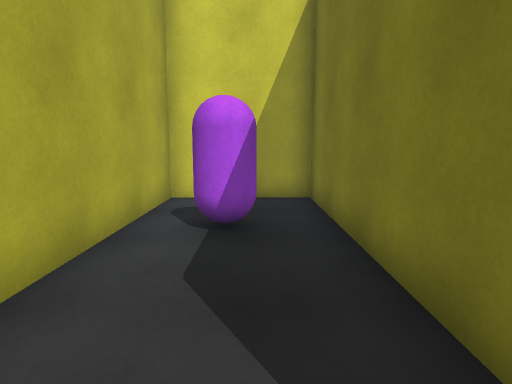
[1] (above)

19 first-person views from a walk through a 3-D level made in the Unity game engine. The camera is 1.3 m above the floor, tilts 8° down and sees 75° across. The floor is counted in squares, 1 m on a side. Each view is taken from the middle of a square. On the plan, view 1 faces up. The plan holds only what a view shows up to about 14 squares ahead; the rest is blank. The place goes on beyond the plan. The player is left out.

[2]
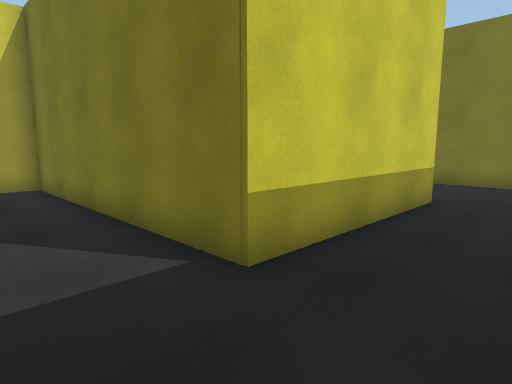

[3]
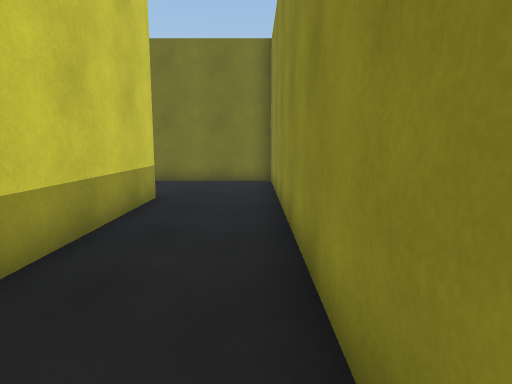

[4]
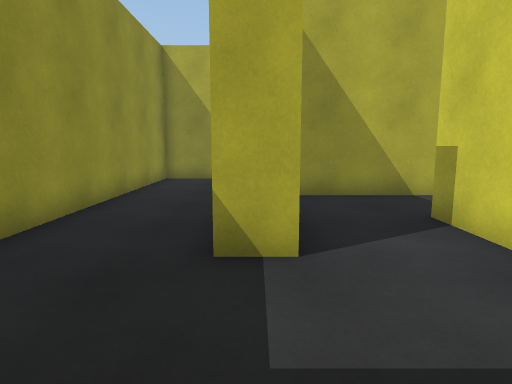

[5]
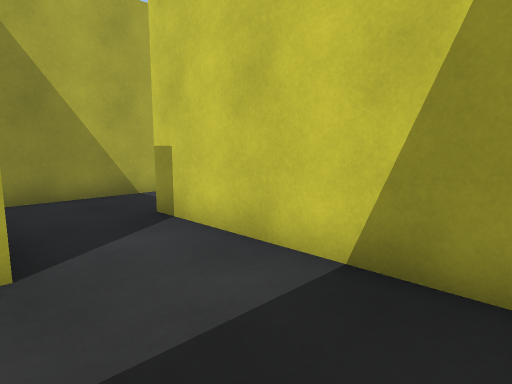

[6]
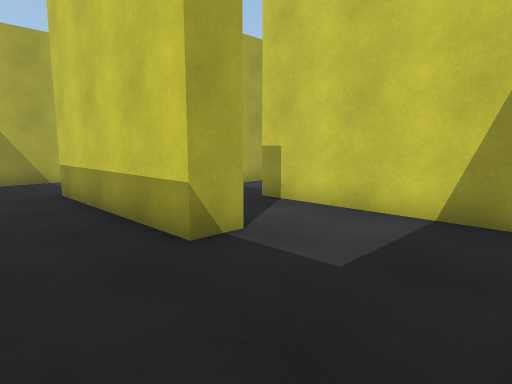

[7]
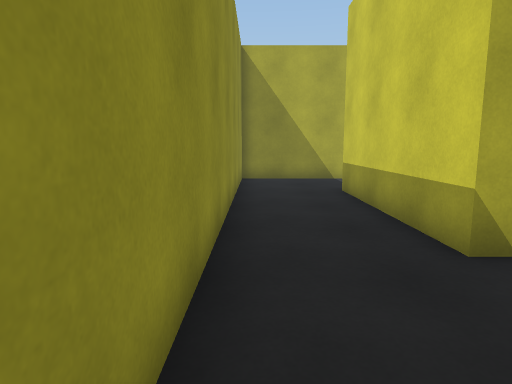

[8]
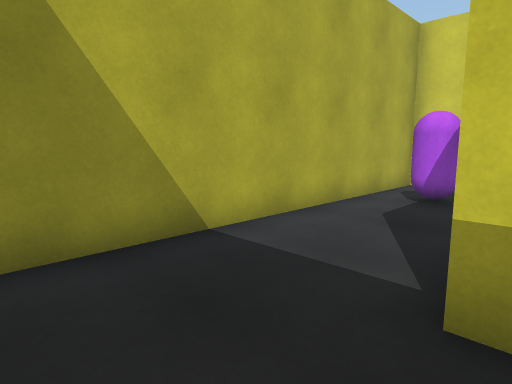

[9]
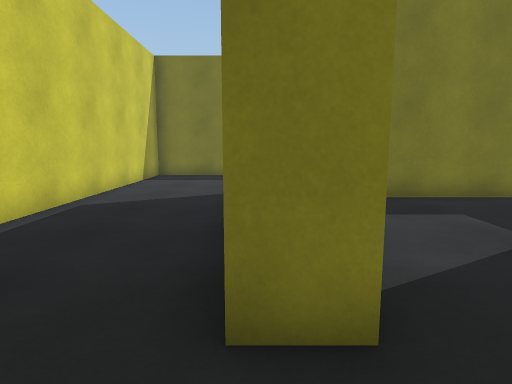

[10]
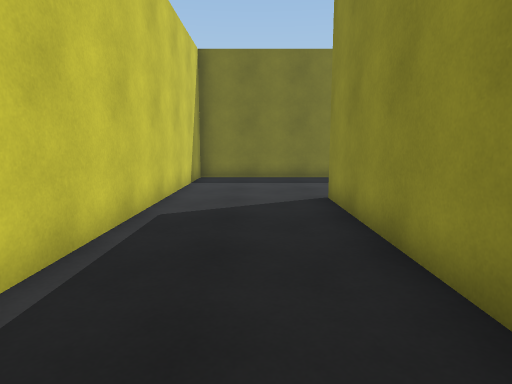

[11]
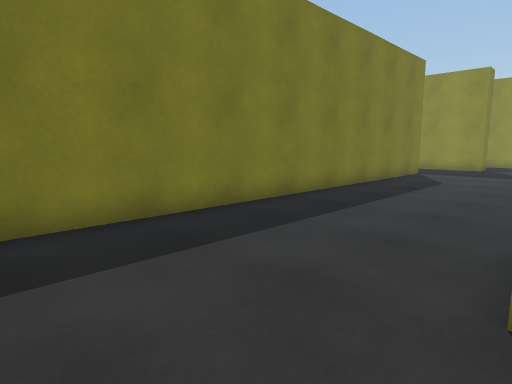

[12]
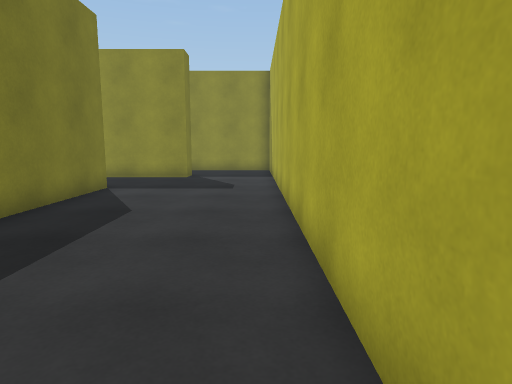

[13]
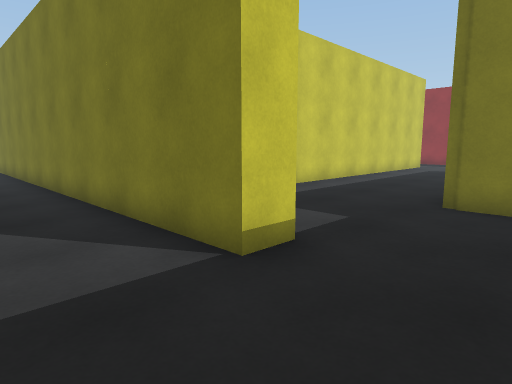

[14]
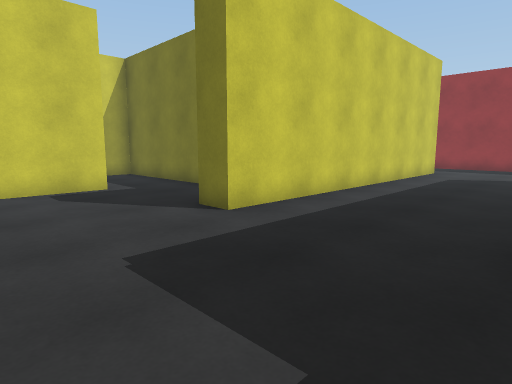

[15]
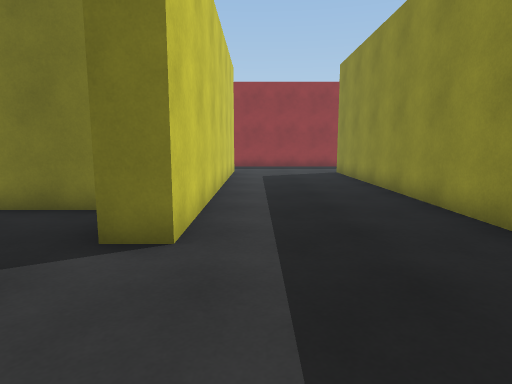

[16]
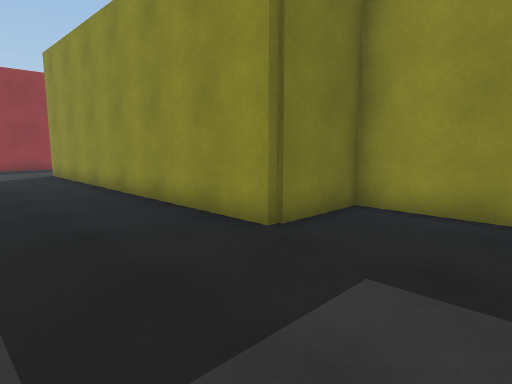

[17]
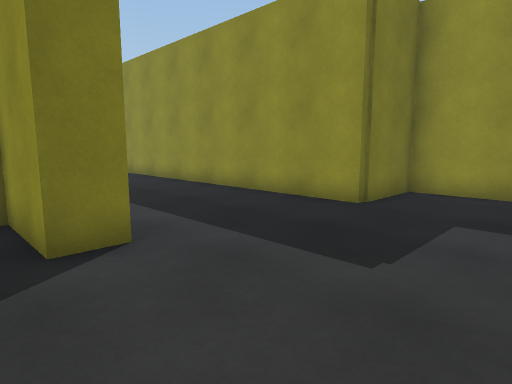

[18]
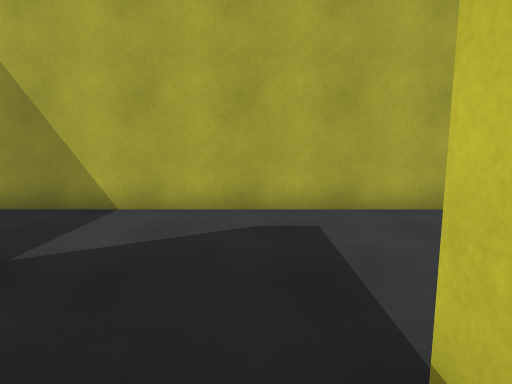

[19]
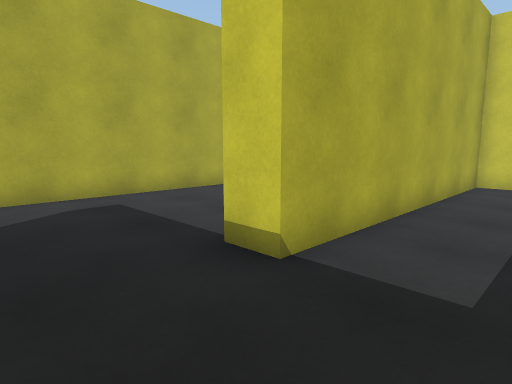

### Floor plan
Points are (right, up) in squares from view 1. A wall is a line through its corners. A room is listed if a view was taken in it or the views show most of it. See-through windows are left out.
Room 1 (views 1, 2, 3, 4, 5, 6, 7, 8)
walls: (2.4, 2.6) (2.4, 1.1); (7.2, 0.6) (7.2, -0.5) (1.4, -0.5) (1.4, 8.3) (0, 8.3); (10.8, 3.2) (5, 3.2); (-2.1, 8.3) (-2.1, -3.5) (11.3, -3.5) (11.3, 0.8)
ways out: opening at (3.5, 3.5) to room 2
objects: purple capsule (-1, 5) to (0, 6)
Room 2 (views 9, 10, 11, 12, 13, 14, 15, 16, 17, 18, 19)
walls: (12.3, 0.2) (12.3, -13.5); (22.9, 0) (18.6, 0) (18.6, -9.2) (17.6, -9.2) (17.6, 8.3) (6.8, 8.3); (15.8, -12.6) (22.5, -12.6) (22.5, -9.9) (34.5, -9.9); (6.1, 4.2) (12.4, 4.2); (5, 3.2) (5, 4.2); (34, -4.9) (23.3, -4.9) (23.3, -3.9) (25.7, -3.9) (25.7, -0.4); (2.4, 6) (2.4, 2.6)
ways out: opening at (3.5, 3.5) to room 1; opening at (24.5, 0.5)

Positions as (right, up) in squares from view 1, and headings:
1: (0, 0), facing up
2: (-1, -3), facing up-right
3: (-1, -3), facing right
4: (11, 0), facing left
5: (11, 0), facing up-left
6: (11, -3), facing up-left
7: (11, -3), facing left
8: (2, -3), facing up-left
9: (3, 4), facing right
10: (4, 6), facing right
11: (12, 7), facing down-right
12: (13, 1), facing down
13: (15, -12), facing up-right
14: (19, -10), facing up-right
15: (19, -6), facing right
16: (19, -6), facing down-right
17: (19, -3), facing down-right
18: (19, -10), facing left
19: (21, -12), facing up-left
